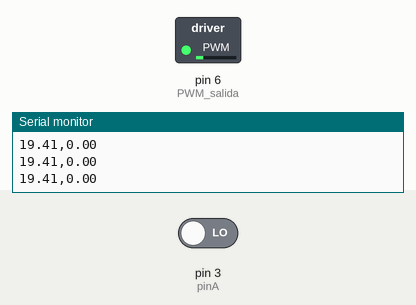
Recording of a sketch running on a simulated Arduino Uno, built with avr-gcc and run on an emulated ATmega328P. Shown: switched loads named in the sketch (green lamp = pin HIGH), the last lines printed to the serial monitor. Inputs (shaded band) come from the test bench; at power-on: pin 3 (pinA) LOW.

Above: at 1.26 s.
1.3 s: pin 3 (pinA) driven HIGH
At 2.91 s:
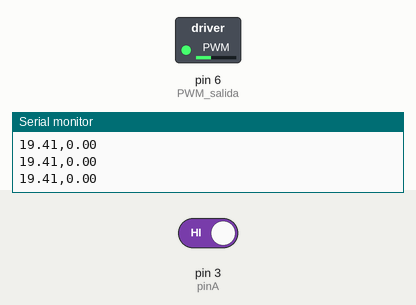
At 9.3 s:
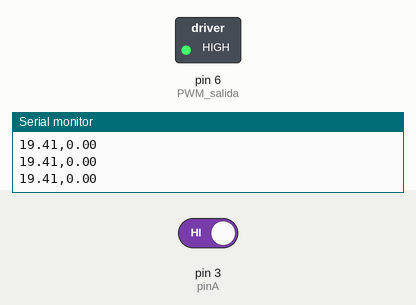
Timing chart, 0 to 10.8 s (numbered marks = the images above; inputs shaded):
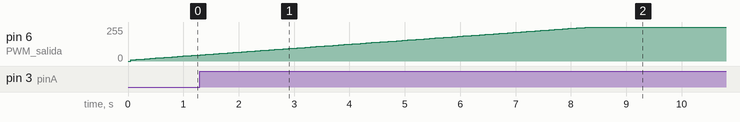

The sketch:

YOUTUBE_REF.ino
```cpp
int PWM_salida = 6;   // salida PWM al driver del motor
float pv;             // variable de proceso (velocidad medida)
float sp = 19.41;     // setpoint fijo en rpm

int pinA = 3;         // entrada del encoder (canal A)
volatile int contador = 0;
unsigned long previousMillis = 0;
long interval = 50;   // tiempo de muestreo (ms)

// Variables PID
float cv;     // salida de control
float cv1;
float error;
float error1;
float error2;

// Constantes PID (ajustables)
float Kp = 0.2;
float Ki = 0.3;
float Kd = 0.0005;
float Tm = 0.1; // periodo de muestreo en segundos

// Filtro paso bajo (variable de estado)
float pv_filtrado = 0.0;
float alpha = 0.9;   // factor de suavizado (0.9 = muy suave, 0.5 = más rápido)

void setup() {
  pinMode(pinA, INPUT);
  pinMode(PWM_salida, OUTPUT);
  Serial.begin(115200);

  // interrupción en pin 3 (INT1)
  attachInterrupt(1, interrupcion, RISING);
}

void loop() {
  unsigned long currentMillis = millis();

  if ((currentMillis - previousMillis) >= interval) {
    previousMillis = currentMillis;

    // Calcular velocidad instantánea (PV sin filtrar)
    float pv_raw = 10 * contador * (60.0 / 649.0); // rpm del eje principal
    contador = 0;

    // --- Filtro paso bajo para reducir ruido ---
    // pv_filtrado = alpha * pv_filtrado_anterior + (1 - alpha) * pv_nueva
    pv_filtrado = alpha * pv_filtrado + (1.0 - alpha) * pv_raw;
    pv = pv_filtrado;
    // -------------------------------------------

    // Calcular error
    error = sp - pv;

    // Ecuación en diferencias del PID
    cv = cv1 + (Kp + Kd / Tm) * error
            + (-Kp + Ki * Tm - 2 * Kd / Tm) * error1
            + (Kd / Tm) * error2;

    // Actualizar variables del PID
    cv1 = cv;
    error2 = error1;
    error1 = error;

    // Saturar salida PID (0–100%)
    if (cv > 100.0) cv = 100.0;
    if (cv < 0.0) cv = 0.0;

    // Aplicar señal PWM al motor
    analogWrite(PWM_salida, cv * (255.0 / 100.0));

    // Enviar datos al Serial Plotter (SP, PV filtrado)
    Serial.print(sp);
    Serial.print(",");
    Serial.println(pv);
  }
}

// Interrupción del encoder (canal A)
void interrupcion() {
  contador++;
}
```
